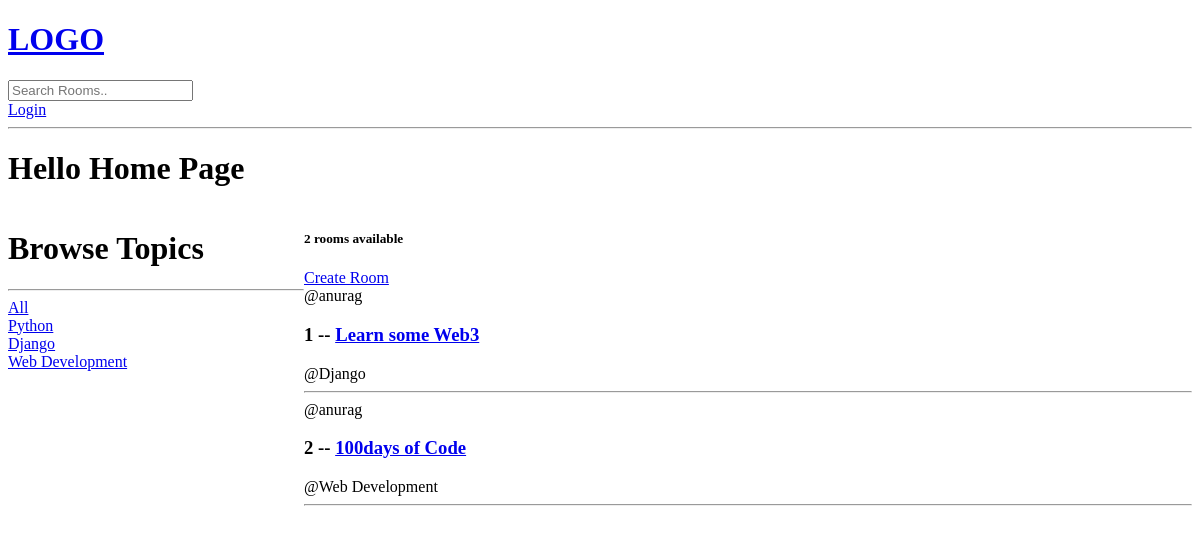
The app's page /, older data.
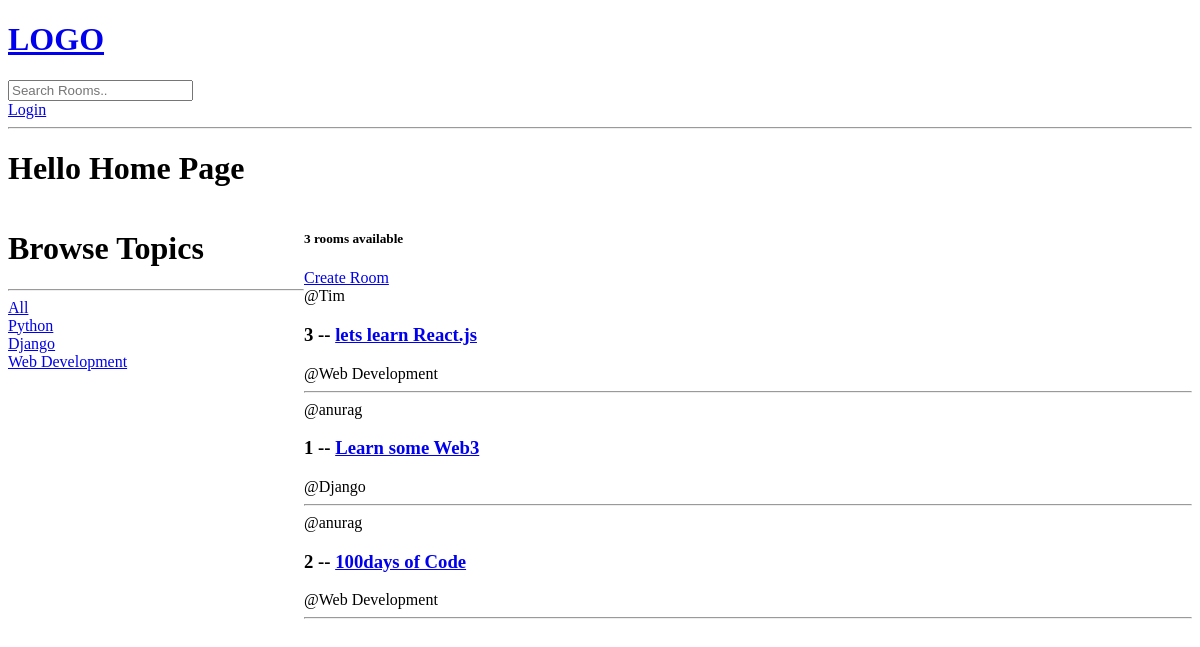
The same page, newer data.
### base/models.py (models this page shows, shortened)
class Topic(models.Model):
    name = models.CharField(max_length=200)

class Room(models.Model):
    host = models.ForeignKey(User, on_delete=models.SET_NULL, null=True)
    topic = models.ForeignKey(Topic, on_delete=models.SET_NULL, null=True)
    name = models.CharField(max_length=200)
    description = models.TextField(null=True, blank=True)
    participants = models.ManyToManyField(User, related_name="participants", blank=True)
    updated = models.DateTimeField(auto_now=True)
    created = models.DateTimeField(auto_now_add=True)
    class Meta:
        ordering = ["-updated", "-created"]

### base/views.py (the view)
# urls.py: path("", views.home, name="home"),
def home(request):
    q = request.GET.get("q") if request.GET.get("q") is not None else ""
    rooms = Room.objects.filter(
        Q(topic__name__icontains=q) | Q(name__icontains=q) | Q(description__icontains=q)
    )
    topics = Topic.objects.all()
    room_count = rooms.count()
    context = {"rooms": rooms, "topics": topics, "room_count": room_count}
    return render(request, "base/home.html", context)

### base/templates/base/home.html (shortened to what this page needs)
<!DOCTYPE html>
{% extends 'main.html' %}
{% block content %}
<h1> Hello Home Page </h1>
<div class="home-container">
    <div>
        <h1> Browse Topics </h1><hr/>
        <div>
            <a href="{% url 'home'%}"> All </a>
        </div>
        {% for topic in topics %}
        <div>
            <a href="{% url 'home'%}?q={{topic.name}}"> {{topic.name}} </a>
        </div>
        {% endfor %}
    </div>
    <div>
        <h5>{{room_count}} rooms available</h5>
        <a href="{% url 'create-room' %}"> Create Room </a>
        {% for room in rooms %}
            <div>
                <span>@{{room.host.username}}</span>
                <h3>{{room.id}} -- <a href="{% url 'room' room.id %}">{{room.name}}<a></h3>
                <span>@{{room.topic.name}}</span>
                <hr>
            </div>
        {% endfor %}
    </div>
</div>
{% endblock content %}

### templates/main.html (shortened to what this page needs)
<!DOCTYPE html>
<html>
    <head>
        <link rel="stylesheet" href="">
    </head>
    <body>
        {%  include 'navbar.html' %}
        {% block content %}
        {% endblock %}
    </body>
</html>

### templates/navbar.html
<a href="/">
  <h1>LOGO</h1>
</a>
<form method="GET" action="{% url 'home' %}">
  <input type="text" name="q" placeholder="Search Rooms.." />
</form>
{% if request.user.is_authenticated %}
<a href="{% url 'logout' %}">Logout</a>
{% else %}
<a href="{% url 'login' %}">Login</a>
{% endif %}
<hr />

### base/templates/base/home.html (style rules this page uses)
.home-container { display:grid; grid-template-columns:1fr 3fr; }

Row changes from the older to the newer data that the page shows:
added Room: host.username "Tim", id "3", name "lets learn React.js", topic.name "Web Development"
Text that changed along with them:
{{ room_count }}: "2" → "3"
